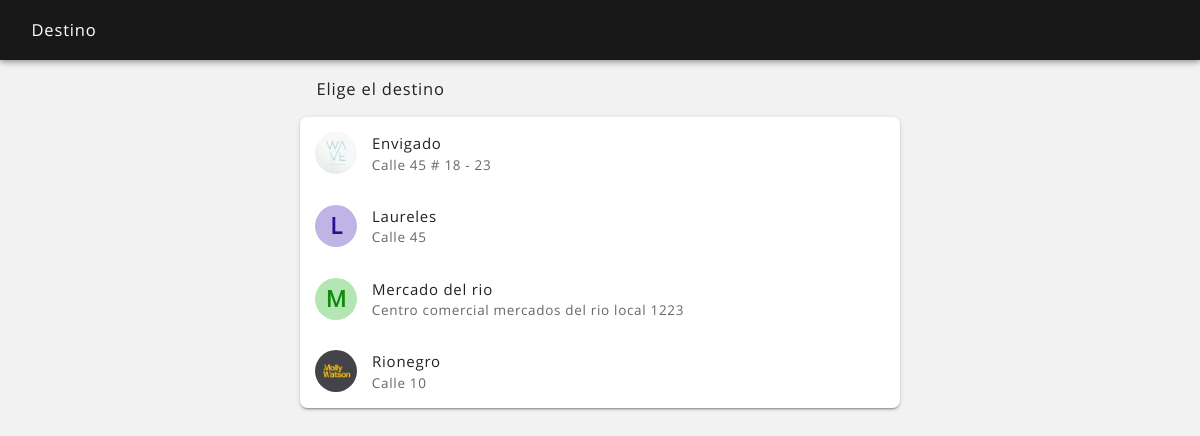
/compras_destino.php (signed in), run on an earlier commit of the app's database.
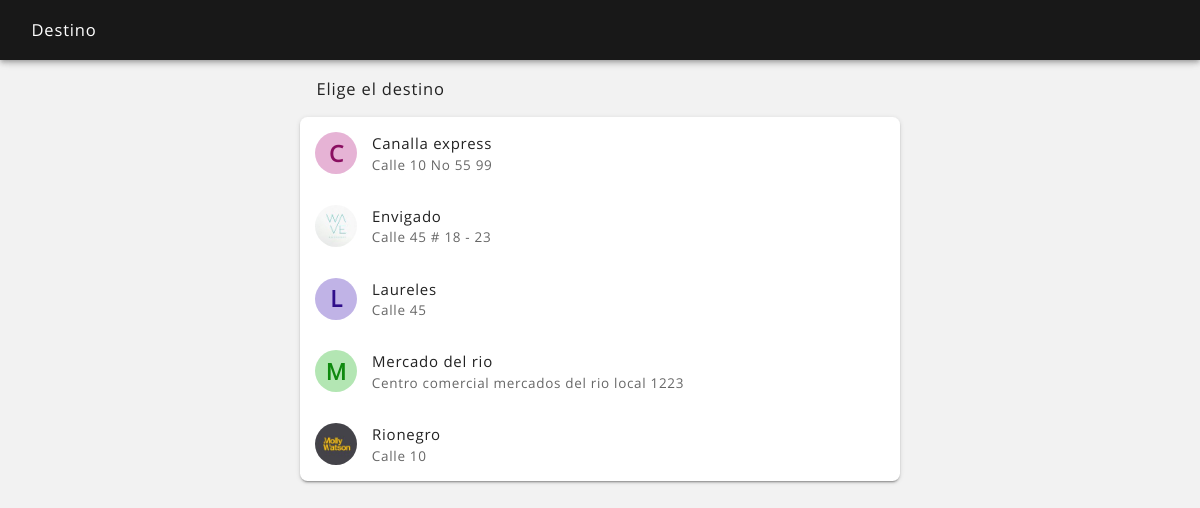
And on a later commit of the database.
### tables this page shows
CREATE TABLE `local` (
  `local_id` int(11) NOT NULL,
  `fecha_alta` datetime NOT NULL,
  `fecha_mod` datetime NOT NULL,
  `fecha_baja` datetime NOT NULL,
  `usuario_alta` int(11) NOT NULL,
  `usuario_mod` int(11) NOT NULL,
  `usuario_baja` int(11) NOT NULL,
  `estado` text NOT NULL,
  `local` text NOT NULL,
  `nit` text NOT NULL,
  `regimen` text NOT NULL,
  `tipo` text NOT NULL,
  `direccion` text NOT NULL,
  `telefono` text NOT NULL,
  `apertura` time NOT NULL,
  `cierre` time NOT NULL,
  `propina` int(11) NOT NULL,
  `imagen` text NOT NULL,
  `imagen_nombre` text NOT NULL
);

### sis/variables_sesion.php (called while the page is built, shortened)
<?php
$sesion_id = $_SESSION['id'];
?>
<?php
$consulta = $conexion->query("SELECT * FROM usuario WHERE usuario_id = $sesion_id and estado = 'activo'");
?>

### sis/avatar_color.php (called while the page is built)
<?php
$pla = ord(strtolower($avatar_nombre[0]));
$ula = ord(substr($avatar_nombre, -1));
$lca = strlen($avatar_nombre);
$sca = $pla + $ula + $lca + $avatar_id;
$sca = $sca << 5;
$ab_hue = $sca;
$ab_sat = "50%";
$ab_lig = "80%";
$at_hue = $sca;
$at_sat = "80%";
$at_lig = "30%";
?>

### compras_destino.php (the view, shortened to what this page needs)
<?php
include ("sis/nombre_sesion.php");
?>
<?php
include ("sis/variables_sesion.php");
?>
<?php
if(isset($_POST['body_snack'])) $body_snack = $_POST['body_snack']; elseif(isset($_GET['body_snack'])) $body_snack = $_GET['body_snack']; else $body_snack = null;
?>
<!DOCTYPE html>
<html lang="es">
<head>
    <?php
    include ("partes/head.php");
    ?>
</head>
<body <?php echo $body_snack; ?>>
<header class="rdm-toolbar--contenedor">
    <div class="rdm-toolbar--fila">
        <div class="rdm-toolbar--izquierda">
            <h2 class="rdm-toolbar--titulo">Destino</h2>
        </div>
    </div>
</header>
<main class="rdm--contenedor-toolbar">
    <?php
    $consulta = $conexion->query("SELECT local_id, local, tipo, direccion, imagen, imagen_nombre FROM local WHERE estado = 'activo' ORDER BY local");
    if ($consulta->num_rows == 0)
    {
        ?>
        <div class="rdm-vacio--caja">
            <i class="zmdi zmdi-alert-circle-o zmdi-hc-4x"></i>
            <p class="rdm-tipografia--subtitulo1">No se han agregado locales</p>
            <p class="rdm-tipografia--cuerpo1--margen-ajustada">Los locales son todos los puntos de venta que puedes tener en tu negocio, por ejemplo: punto de venta Bogotá, punto de venta Medellín, punto de venta barrio poblado, punto de venta centro comercial del norte, etc.</p>
        </div>
        <?php
    }
    else
    {
        ?>
        <h2 class="rdm-lista--titulo-largo">Elige el destino</h2>
        <section class="rdm-lista">
        <?php
        while ($fila = $consulta->fetch_assoc())
        {
            $local_id = $fila['local_id'];
            $local = $fila['local'];
            $direccion = $fila['direccion'];
            $imagen = $fila['imagen'];
            $imagen_nombre = $fila['imagen_nombre'];
            $avatar_id = $local_id;
            $avatar_nombre = "$local";
            include ("sis/avatar_color.php");
            if ($imagen == "no")
            {
                $imagen = '<div class="rdm-lista--avatar-color" style="background-color: hsl('.$ab_hue.', '.$ab_sat.', '.$ab_lig.'); color: hsl('.$at_hue.', '.$at_sat.', '.$at_lig.');"><span class="rdm-lista--avatar-texto">'.strtoupper(substr($avatar_nombre, 0, 1)).'</span></div>';
            }
            else
            {
                $imagen = "img/avatares/locales-$local_id-$imagen_nombre-m.jpg";
                $imagen = '<div class="rdm-lista--avatar" style="background-image: url('.$imagen.');"></div>';
            }
            ?>
            <a href="compras_ingredientes.php?local_id=<?php echo "$local_id"; ?>&crear_compra=si">
                <article class="rdm-lista--item-doble">
                    <div class="rdm-lista--izquierda">
                        <div class="rdm-lista--contenedor">
                            <?php echo "$imagen"; ?>
                        </div>
                        <div class="rdm-lista--contenedor">
                            <h2 class="rdm-lista--titulo"><?php echo ucfirst("$local"); ?></h2>
                            <h2 class="rdm-lista--texto-secundario"><?php echo ucfirst($direccion); ?></h2>
                        </div>
                    </div>
                </article>
            </a>
        <?php
        }
        ?>
        </section>
    <?php
    }
    ?>
</main>
</body>
</html>

What changed in the data, as far as the page shows it:
added local: local "C", local "Canalla express", direccion "Calle 10 No 55 99"
